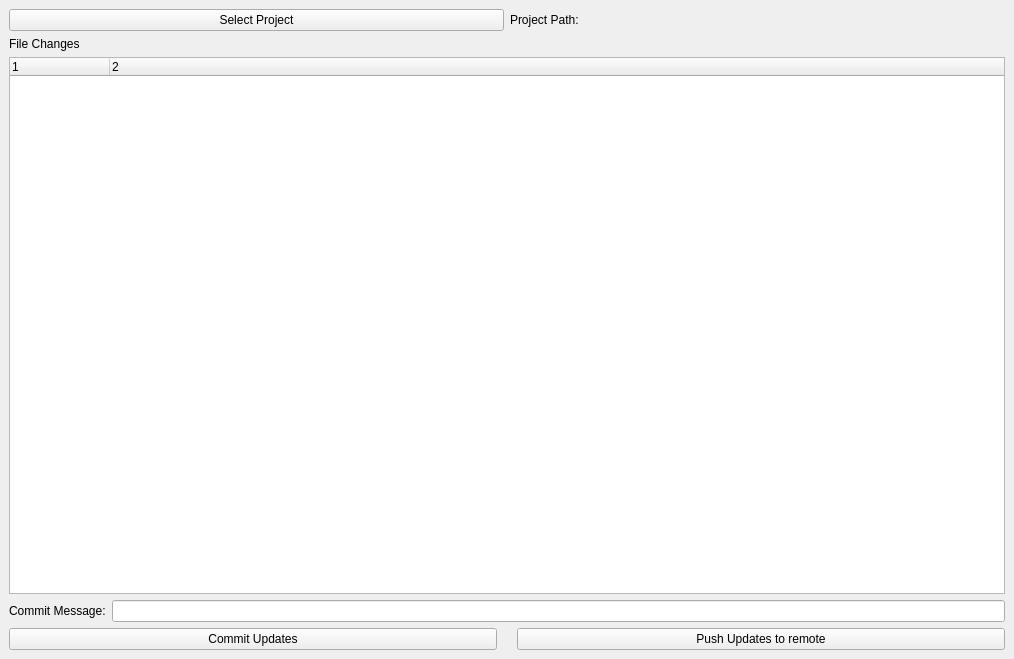
<?xml version="1.0" encoding="UTF-8"?>
<ui version="4.0">
 <class>MainWindow</class>
 <widget class="QMainWindow" name="MainWindow">
  <property name="geometry">
   <rect>
    <x>0</x>
    <y>0</y>
    <width>1014</width>
    <height>659</height>
   </rect>
  </property>
  <property name="windowTitle">
   <string>MainWindow</string>
  </property>
  <widget class="QWidget" name="centralwidget">
   <layout class="QVBoxLayout" name="verticalLayout_3">
    <item>
     <layout class="QVBoxLayout" name="verticalLayout_2">
      <item>
       <layout class="QHBoxLayout" name="horizontalLayout">
        <item>
         <widget class="QPushButton" name="selectProjectBtn">
          <property name="text">
           <string>Select Project</string>
          </property>
         </widget>
        </item>
        <item>
         <widget class="QLabel" name="projectPathLabel">
          <property name="text">
           <string>Project Path:</string>
          </property>
          <property name="alignment">
           <set>Qt::AlignmentFlag::AlignLeading|Qt::AlignmentFlag::AlignLeft|Qt::AlignmentFlag::AlignVCenter</set>
          </property>
          <property name="wordWrap">
           <bool>false</bool>
          </property>
         </widget>
        </item>
       </layout>
      </item>
      <item>
       <layout class="QVBoxLayout" name="verticalLayout">
        <item>
         <widget class="QLabel" name="fileChangesLabel">
          <property name="text">
           <string>File Changes</string>
          </property>
          <property name="wordWrap">
           <bool>false</bool>
          </property>
         </widget>
        </item>
        <item>
         <widget class="QTreeWidget" name="fileChangesTreeWidget">
          <property name="headerHidden">
           <bool>false</bool>
          </property>
          <property name="columnCount">
           <number>2</number>
          </property>
          <column>
           <property name="text">
            <string notr="true">1</string>
           </property>
          </column>
          <column>
           <property name="text">
            <string notr="true">2</string>
           </property>
          </column>
         </widget>
        </item>
       </layout>
      </item>
      <item>
       <layout class="QHBoxLayout" name="horizontalLayout_2">
        <item>
         <widget class="QLabel" name="commitMessageLabel">
          <property name="text">
           <string>Commit Message:</string>
          </property>
          <property name="wordWrap">
           <bool>false</bool>
          </property>
         </widget>
        </item>
        <item>
         <widget class="QLineEdit" name="commitMessageLineEdit"/>
        </item>
       </layout>
      </item>
      <item>
       <layout class="QHBoxLayout" name="horizontalLayout_3">
        <property name="spacing">
         <number>20</number>
        </property>
        <item>
         <widget class="QPushButton" name="commitBtn">
          <property name="text">
           <string>Commit Updates</string>
          </property>
         </widget>
        </item>
        <item>
         <widget class="QPushButton" name="pushBtn">
          <property name="text">
           <string>Push Updates to remote</string>
          </property>
         </widget>
        </item>
       </layout>
      </item>
     </layout>
    </item>
   </layout>
  </widget>
 </widget>
 <resources/>
 <connections/>
</ui>
